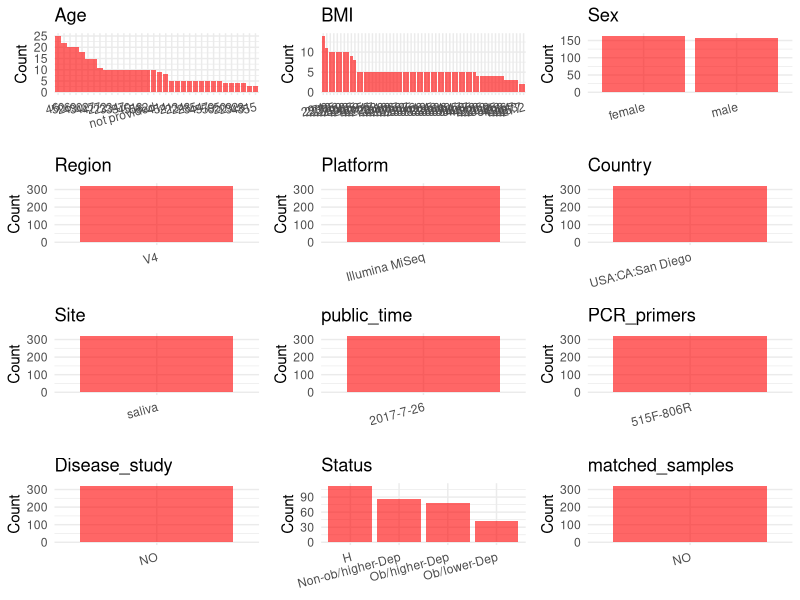

Source code (R): (Note: this script raises an error after producing the figure.)
## ---- chunk 1
# Load necessary libraries
library(dplyr)
library(ggplot2)
library(cowplot)

# Set working directory (update this path to your local directory)
setwd("D:/metadata/qiita_11259")

# Read the initial metadata files
initial_meta<-read.csv("SraRunTable.tsv", header = TRUE ,sep = "\t", stringsAsFactors = FALSE)

# Combine the two metadata files
#meta <- rbind(initial_meta, initial_meta1)

#Remove entries non-oral samples
#initial_meta <- subset(initial_meta, scientific_name == "Human Oral Metagenome")

# Check the number of samples containing "HT" in Sample.Name (e.g., healthy controls)
#nrow(subset(meta, grepl("HT", Sample.Name)))

# Display the first few rows of the metadata
head(initial_meta)
## ---- chunk 2
# Create a uniform metadata dataframe
metadata <- data.frame(
  BioProject = "qiita_11259",
  Run = initial_meta$sample_name,
  sample_name = initial_meta$sample_name,
  Age = initial_meta$age,
  BMI = initial_meta$bmi,
  Sex=initial_meta$sex,
  Region = "V4",
  Platform = "Illumina MiSeq",
  Country = initial_meta$geo_loc_name,
  Site = initial_meta$env_material,
  public_time = "2017-7-26",
  stringsAsFactors = FALSE
)
## ---- chunk 3
# Add information obtained from the publication
metadata$PCR_primers <- "515F-806R"
metadata$title <- "Salivary bacterial signatures in depression-obesity comorbidity are associated with neurotransmitters and neuroactive dipeptides"
metadata$Disease_study <- "NO"
metadata <- metadata %>%
  mutate(Status = case_when(
    initial_meta$qiita_bdi_total_category == "low" & initial_meta$qiita_bmi_category %in% c("healthy", "overweight")        ~ "H",
    initial_meta$qiita_bdi_total_category == "low" & initial_meta$qiita_bmi_category %in% c("obese", "morbidly obese")      ~ "Ob/lower-Dep",
    initial_meta$qiita_bdi_total_category == "high" & initial_meta$qiita_bmi_category %in% c("healthy", "overweight")     ~ "Non-ob/higher-Dep",
    initial_meta$qiita_bdi_total_category == "high" & initial_meta$qiita_bmi_category %in% c("obese", "morbidly obese")   ~ "Ob/higher-Dep",
    TRUE ~ NA_character_   # 其余情况留空
  ))

keep_subjects <- unique(subset(metadata, Site == "saliva")$sample_name)
metadata <- subset(metadata, sample_name %in% keep_subjects)

metadata$matched_samples <- "NO"
## ---- chunk 4
# Check the number of unique runs and sample names
print(paste("Number of unique runs:", length(unique(metadata$Run))))
print(paste("Number of unique sample names:", length(unique(metadata$sample_name))))
## ---- chunk 5
# Select columns for visualization
plot_data <- metadata %>%
  select(-BioProject, -Run, -sample_name, -title)

# Function to create simple plots for each column
create_simple_plots <- function(data) {
  plots <- list()
  
  for (col in colnames(data)) {
    # Check if the column is all NA
    if (all(is.na(data[[col]]))) {
      # Create an empty plot with text indicating all NA
      p <- ggplot() +
        annotate("text", x = 0.5, y = 0.5, label = "this column is NA", size = 6) +
        labs(title = col) +
        theme_void()
    } else if (is.numeric(data[[col]])) {
      # Numeric variable: histogram
      p <- ggplot(data, aes(x = .data[[col]])) +
        geom_histogram(fill = "blue", alpha = 0.6, bins = 20, na.rm = TRUE) +
        labs(title = col) +
        theme_minimal()
    } else {
      # Categorical variable: bar plot (remove NA values)
      count_data <- as.data.frame(table(data[[col]], useNA = "ifany"))
      p <- ggplot(count_data, aes(x = reorder(Var1, -Freq), y = Freq)) +
        geom_col(fill = "red", alpha = 0.6) +
        labs(title = col, x = NULL, y = "Count") +
        theme_minimal() +
        theme(axis.text.x = element_text(angle = 15, hjust = 1))
    }
    plots[[col]] <- p
  }
  
  return(plots)
}

# Generate and arrange plots
plots <- create_simple_plots(plot_data)
p<-plot_grid(plots$Age, 
          plots$BMI, 
          plots$Sex, 
          plots$Region, 
          plots$Platform, 
          plots$Country, 
          plots$Site,
          plots$public_time, 
          plots$PCR_primers,
          plots$Disease_study,
          plots$Status,
          plots$matched_samples,# add 
          ncol = 3, align = "hv", axis = "lb")
ggsave("Metadata_Summary.png", plot = p, width = 8, height = 6, dpi = 150)
## ---- chunk 6
knitr::include_graphics("metadata_summary.png")
## ---- chunk 7
# Reorder columns to match the desired format
metadata <- metadata[, c(
  "BioProject", "Run", "sample_name", "Age", "BMI", "Sex", 
  "Region", "Platform", "Country", "Site", "public_time", 
  "PCR_primers", "title", "Disease_study", "Status","matched_samples"
)]

# Export the uniform metadata to a CSV file
write.csv(metadata, file = "metadata.csv", quote = TRUE)
head(metadata)
